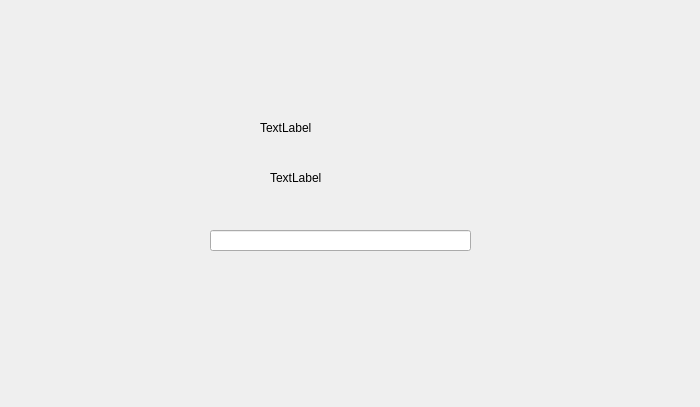
<?xml version="1.0" encoding="UTF-8"?>
<ui version="4.0">
 <class>Widget</class>
 <widget class="QWidget" name="Widget">
  <property name="geometry">
   <rect>
    <x>0</x>
    <y>0</y>
    <width>700</width>
    <height>407</height>
   </rect>
  </property>
  <property name="windowTitle">
   <string>Widget</string>
  </property>
  <widget class="QLabel" name="label">
   <property name="geometry">
    <rect>
     <x>260</x>
     <y>120</y>
     <width>60</width>
     <height>16</height>
    </rect>
   </property>
   <property name="text">
    <string>TextLabel</string>
   </property>
  </widget>
  <widget class="QLabel" name="label_2">
   <property name="geometry">
    <rect>
     <x>270</x>
     <y>170</y>
     <width>60</width>
     <height>16</height>
    </rect>
   </property>
   <property name="text">
    <string>TextLabel</string>
   </property>
  </widget>
  <widget class="QLineEdit" name="lineEdit">
   <property name="geometry">
    <rect>
     <x>210</x>
     <y>230</y>
     <width>261</width>
     <height>21</height>
    </rect>
   </property>
  </widget>
 </widget>
 <resources/>
 <connections/>
</ui>
